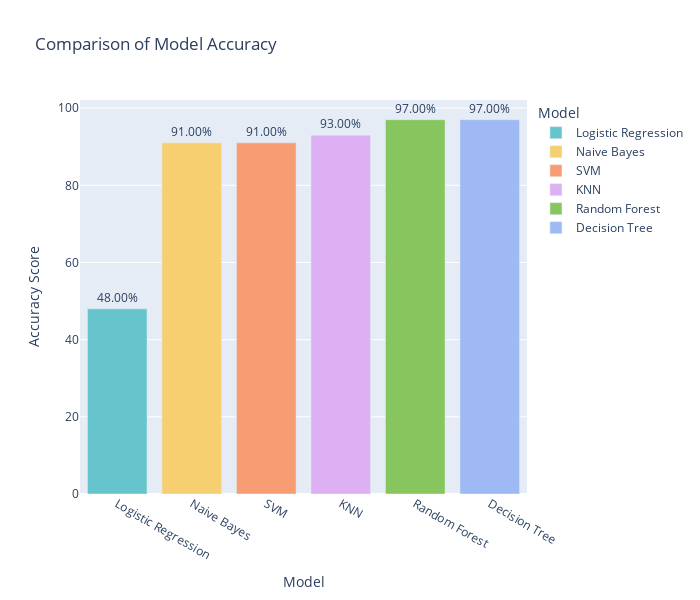

Write notebook code for a chart like this one.
### Markdown cell above
The Decision Tree model has an accuracy of 97%. Overall, the model demonstrates high accuracy and balanced performance across different stress levels.

### Code cell
model_names = ['Logistic Regression', 'Naive Bayes',  'SVM', 'KNN', 'Random Forest', 'Decision Tree',]
accuracy_scores = [48, 91, 91, 93, 97, 97]  
, 
data = {'Model': model_names, 'Accuracy Score': accuracy_scores}

df = pd.DataFrame(data)

colors = px.colors.qualitative.Pastel

fig = px.bar(df, x='Model', y='Accuracy Score', text='Accuracy Score', 
             title='Comparison of Model Accuracy', color='Model',
             color_discrete_map={model: color for model, color in zip(model_names, colors)})

fig.update_traces(texttemplate='%{text:.2f}%', textposition='outside')
fig.update_layout(width=700, height=600)

fig.show()

### Figure 1 — Plotly figure (JSON) as saved in the notebook; plotly's stock layout.template omitted (floating-point values rounded to 4 significant figures)
{"data": [{"alignmentgroup": "True", "hovertemplate": "Model=%{x}<br>Accuracy Score=%{text}<extra></extra>", "legendgroup": "Logistic Regression", "marker": {"color": "rgb(102, 197, 204)", "pattern": {"shape": ""}}, "name": "Logistic Regression", "offsetgroup": "Logistic Regression", "orientation": "v", "showlegend": true, "text": [48], "textposition": "outside", "texttemplate": "%{text:.2f}%", "type": "bar", "x": ["Logistic Regression"], "xaxis": "x", "y": [48], "yaxis": "y"}, {"alignmentgroup": "True", "hovertemplate": "Model=%{x}<br>Accuracy Score=%{text}<extra></extra>", "legendgroup": "Naive Bayes", "marker": {"color": "rgb(246, 207, 113)", "pattern": {"shape": ""}}, "name": "Naive Bayes", "offsetgroup": "Naive Bayes", "orientation": "v", "showlegend": true, "text": [91], "textposition": "outside", "texttemplate": "%{text:.2f}%", "type": "bar", "x": ["Naive Bayes"], "xaxis": "x", "y": [91], "yaxis": "y"}, {"alignmentgroup": "True", "hovertemplate": "Model=%{x}<br>Accuracy Score=%{text}<extra></extra>", "legendgroup": "SVM", "marker": {"color": "rgb(248, 156, 116)", "pattern": {"shape": ""}}, "name": "SVM", "offsetgroup": "SVM", "orientation": "v", "showlegend": true, "text": [91], "textposition": "outside", "texttemplate": "%{text:.2f}%", "type": "bar", "x": ["SVM"], "xaxis": "x", "y": [91], "yaxis": "y"}, {"alignmentgroup": "True", "hovertemplate": "Model=%{x}<br>Accuracy Score=%{text}<extra></extra>", "legendgroup": "KNN", "marker": {"color": "rgb(220, 176, 242)", "pattern": {"shape": ""}}, "name": "KNN", "offsetgroup": "KNN", "orientation": "v", "showlegend": true, "text": [93], "textposition": "outside", "texttemplate": "%{text:.2f}%", "type": "bar", "x": ["KNN"], "xaxis": "x", "y": [93], "yaxis": "y"}, {"alignmentgroup": "True", "hovertemplate": "Model=%{x}<br>Accuracy Score=%{text}<extra></extra>", "legendgroup": "Random Forest", "marker": {"color": "rgb(135, 197, 95)", "pattern": {"shape": ""}}, "name": "Random Forest", "offsetgroup": "Random Forest", "orientation": "v", "showlegend": true, "text": [97], "textposition": "outside", "texttemplate": "%{text:.2f}%", "type": "bar", "x": ["Random Forest"], "xaxis": "x", "y": [97], "yaxis": "y"}, {"alignmentgroup": "True", "hovertemplate": "Model=%{x}<br>Accuracy Score=%{text}<extra></extra>", "legendgroup": "Decision Tree", "marker": {"color": "rgb(158, 185, 243)", "pattern": {"shape": ""}}, "name": "Decision Tree", "offsetgroup": "Decision Tree", "orientation": "v", "showlegend": true, "text": [97], "textposition": "outside", "texttemplate": "%{text:.2f}%", "type": "bar", "x": ["Decision Tree"], "xaxis": "x", "y": [97], "yaxis": "y"}], "layout": {"barmode": "relative", "height": 600, "legend": {"title": {"text": "Model"}, "tracegroupgap": 0}, "title": {"text": "Comparison of Model Accuracy"}, "width": 700, "xaxis": {"anchor": "y", "autorange": true, "categoryarray": ["Logistic Regression", "Naive Bayes", "SVM", "KNN", "Random Forest", "Decision Tree"], "categoryorder": "array", "domain": [0, 1], "range": [-0.5, 5.5], "title": {"text": "Model"}, "type": "category"}, "yaxis": {"anchor": "x", "autorange": true, "domain": [0, 1], "range": [0, 102.1], "title": {"text": "Accuracy Score"}, "type": "linear"}}}
